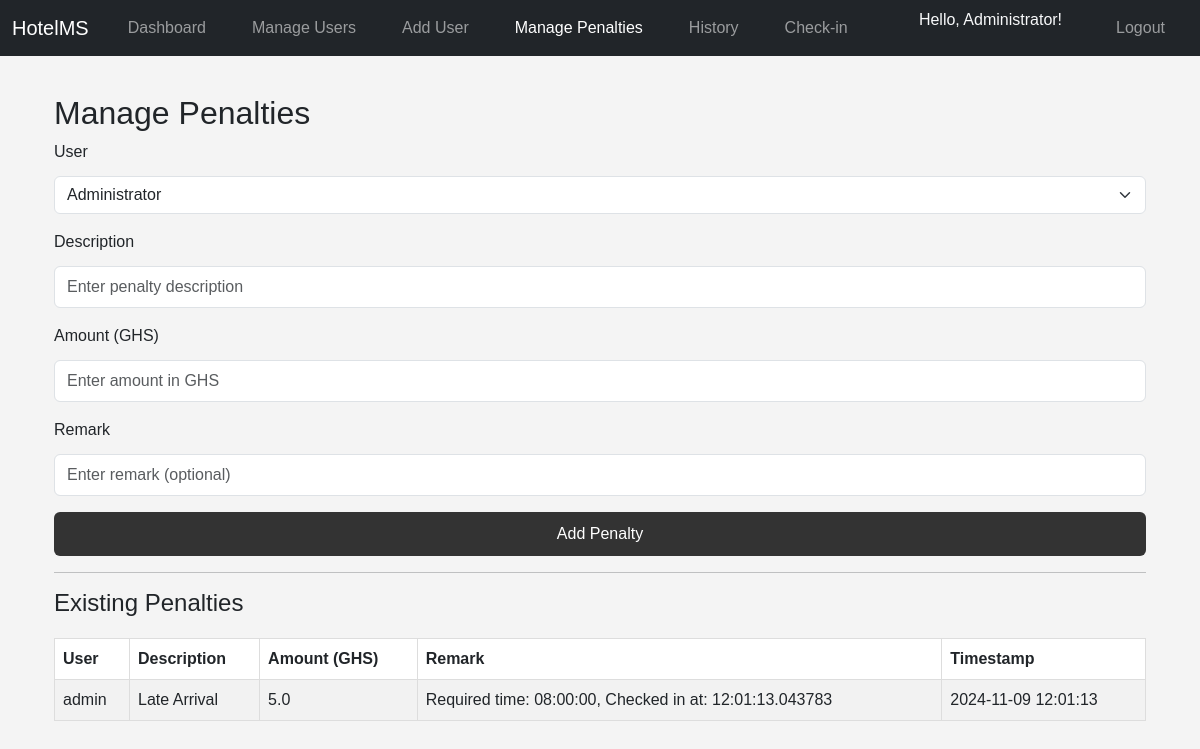
/manage_penalties (signed in), run on an earlier commit of the app's database.
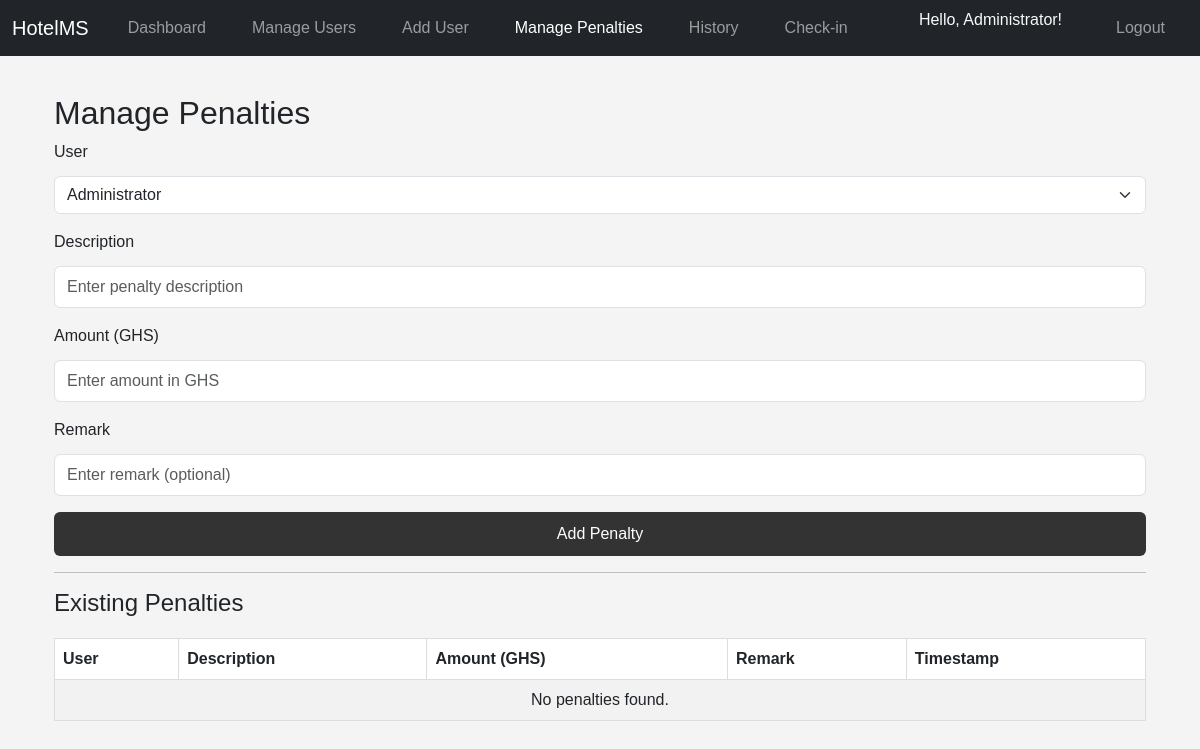
And on a later commit of the database.
### models.py (models this page shows)
class Penalty(db.Model):
    __tablename__ = 'penalties'
    id = db.Column(db.Integer, primary_key=True)
    user_id = db.Column(db.Integer, db.ForeignKey('users.id'), nullable=False)
    description = db.Column(db.String(255), nullable=False)
    amount = db.Column(db.Float, nullable=False)
    remark = db.Column(db.String(255))
    timestamp = db.Column(db.DateTime, default=datetime.utcnow)
    is_archived = db.Column(db.Boolean, default=False)
    user = db.relationship('User', backref=db.backref('penalties', lazy=True))

class User(UserMixin, db.Model):
    __tablename__ = 'users'
    id = db.Column(db.Integer, primary_key=True)
    full_name = db.Column(db.String(150), nullable=False)
    username = db.Column(db.String(150), unique=True, nullable=False)
    password = db.Column(db.String(150), nullable=False)
    role = db.Column(db.String(50), nullable=False)
    job_role = db.Column(db.String(50), nullable=True)  # New field for job role

### app.py (the view, shortened to what this page needs)
@app.route('/manage_penalties', methods=['GET', 'POST'])
@login_required
def manage_penalties():
    if current_user.role != 'manager':
        flash('Unauthorized access!', 'danger')
        return redirect(url_for('dashboard'))
    form = PenaltyForm()
    users = User.query.all()
    form.user_id.choices = [(user.id, user.full_name) for user in users]
    penalties = Penalty.query.order_by(Penalty.timestamp.desc()).all()
    return render_template('manage_penalties.html', form=form, penalties=penalties)

### forms.py
class PenaltyForm(FlaskForm):
    user_id = SelectField('User', coerce=int, validators=[DataRequired()])
    description = StringField('Description', validators=[DataRequired(), Length(min=2, max=255)])
    amount = FloatField('Amount (GHS)', validators=[DataRequired()])
    remark = StringField('Remark', validators=[Optional(), Length(max=255)])
    submit = SubmitField('Add Penalty')

### app.py (called while the page is built)
@login_manager.user_loader
def load_user(user_id):
    return User.query.get(int(user_id))

### templates/manage_penalties.html (shortened to what this page needs)
{% extends "base.html" %}
{% block content %}
<div class="container mt-4">
    <h2>Manage Penalties</h2>
    <form method="POST" action="{{ url_for('manage_penalties') }}">
        <div class="mb-3">
            {{ form.user_id.label(class="form-label") }}
            {{ form.user_id(class="form-select") }}
        </div>
        <div class="mb-3">
            {{ form.description.label(class="form-label") }}
            {{ form.description(class="form-control", placeholder="Enter penalty description") }}
        </div>
        <div class="mb-3">
            {{ form.amount.label(class="form-label") }}
            {{ form.amount(class="form-control", placeholder="Enter amount in GHS") }}
        </div>
        <div class="mb-3">
            {{ form.remark.label(class="form-label") }}
            {{ form.remark(class="form-control", placeholder="Enter remark (optional)") }}
        </div>
        <div class="d-grid">
            {{ form.submit(class="btn btn-success") }}
        </div>
    </form>
    <hr>
    <h4>Existing Penalties</h4>
    <table class="table table-striped">
        <thead>
            <tr>
                <th>User</th>
                <th>Description</th>
                <th>Amount (GHS)</th>
                <th>Remark</th>
                <th>Timestamp</th>
            </tr>
        </thead>
        <tbody>
            {% for penalty in penalties %}
                <tr>
                    <td>{{ penalty.user.username }}</td>
                    <td>{{ penalty.description }}</td>
                    <td>{{ penalty.amount }}</td>
                    <td>{{ penalty.remark }}</td>
                    <td>{{ penalty.timestamp.strftime('%Y-%m-%d %H:%M:%S') }}</td>
                </tr>
            {% else %}
                <tr>
                    <td colspan="5" class="text-center">No penalties found.</td>
                </tr>
            {% endfor %}
        </tbody>
    </table>
</div>
{% endblock %}

What changed in the data, as far as the page shows it:
removed Penalty: user.username "admin", description "Late Arrival", amount "5.0", remark "Required time: 08:00:00, Checked in at: 12:01:13.043783", timestamp "2024-11-09 12:01:13"
Also different on the page:
text now shown: "No penalties found."
